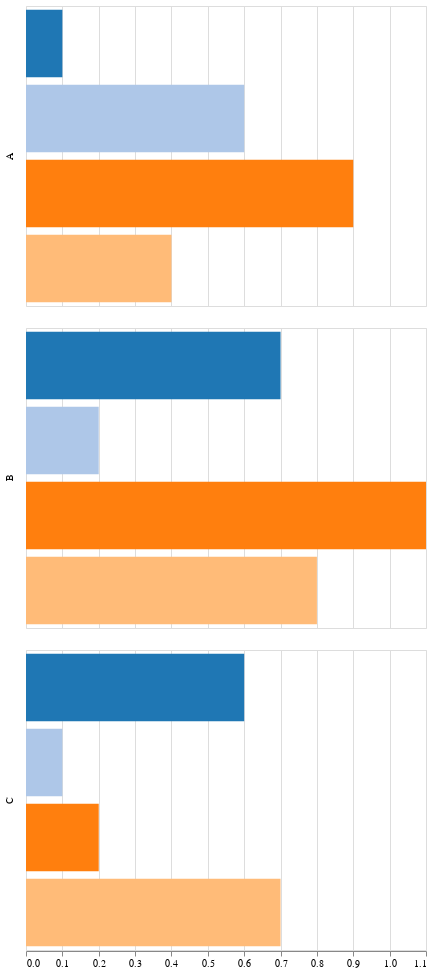

Here is the notebook cell this chart was saved with:
### Code cell
data = pd.DataFrame([
    {"category":"A", "position":0, "value":0.1},
    {"category":"A", "position":1, "value":0.6},
    {"category":"A", "position":2, "value":0.9},
    {"category":"A", "position":3, "value":0.4},
    {"category":"B", "position":0, "value":0.7},
    {"category":"B", "position":1, "value":0.2},
    {"category":"B", "position":2, "value":1.1},
    {"category":"B", "position":3, "value":0.8},
    {"category":"C", "position":0, "value":0.6},
    {"category":"C", "position":1, "value":0.1},
    {"category":"C", "position":2, "value":0.2},
    {"category":"C", "position":3, "value":0.7}
])

bars = alt.Chart(data).mark_bar().encode(
    x=alt.X('value:Q', title=None),
    y=alt.Y('position:O', axis=None),
    color=alt.Color('position:O', legend=None, scale=alt.Scale(scheme='category20')),
)

(bars).facet(
    row='category:N'
).configure_header(
    title=None
)

### Figure 1 — Vega-Lite specification as saved in the notebook (floating-point values rounded to 4 significant figures)
{"$schema": "https://vega.github.io/schema/vega-lite/v3.3.0.json", "config": {"header": {"title": null}, "mark": {"tooltip": null}, "view": {"height": 300, "width": 400}}, "data": {"name": "data-51234ea997aef565e5b9fd7bee488f49"}, "datasets": {"data-51234ea997aef565e5b9fd7bee488f49": [{"category": "A", "position": 0, "value": 0.1}, {"category": "A", "position": 1, "value": 0.6}, {"category": "A", "position": 2, "value": 0.9}, {"category": "A", "position": 3, "value": 0.4}, {"category": "B", "position": 0, "value": 0.7}, {"category": "B", "position": 1, "value": 0.2}, {"category": "B", "position": 2, "value": 1.1}, {"category": "B", "position": 3, "value": 0.8}, {"category": "C", "position": 0, "value": 0.6}, {"category": "C", "position": 1, "value": 0.1}, {"category": "C", "position": 2, "value": 0.2}, {"category": "C", "position": 3, "value": 0.7}]}, "facet": {"row": {"field": "category", "type": "nominal"}}, "spec": {"encoding": {"color": {"field": "position", "legend": null, "scale": {"scheme": "category20"}, "type": "ordinal"}, "x": {"field": "value", "title": null, "type": "quantitative"}, "y": {"axis": null, "field": "position", "type": "ordinal"}}, "mark": "bar"}}
